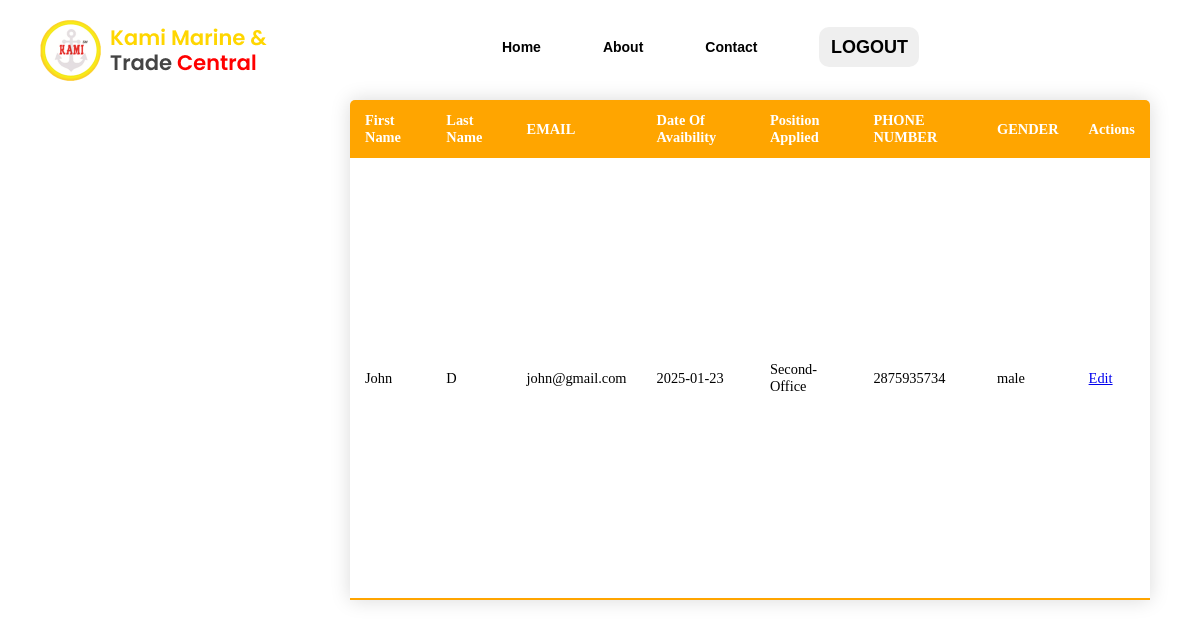
Screenshot of /profile.php (signed in) with the database file from the repository.
### tables this page shows
CREATE TABLE `users` (
  `user_id` int(11) NOT NULL,
  `FNAME` varchar(255) NOT NULL,
  `LNAME` varchar(255) NOT NULL,
  `EMAIL` varchar(255) NOT NULL,
  `date_available` date NOT NULL,
  `position_applied` varchar(255) NOT NULL,
  `PHONE_NUMBER` bigint(11) NOT NULL,
  `PASSWORD` varchar(255) NOT NULL,
  `GENDER` varchar(255) NOT NULL,
  `cv` varchar(255) NOT NULL
);

### profile.php (the view, shortened to what this page needs)
<!DOCTYPE html>
<html lang="en">
<head>
</head>
<body>
<?php
require_once('connection.php');
$query = "SELECT * FROM users WHERE EMAIL = ?";
$stmt = mysqli_prepare($con, $query);
$email = $_SESSION['email'];
mysqli_stmt_bind_param($stmt, "s", $email);
mysqli_stmt_execute($stmt);
$result = mysqli_stmt_get_result($stmt);
if ($result) {
    echo '<div class="hai">
            <div class="navbar">
                <div class="icon">
                    <a href="index.html" class="logo">
                    <img src="images/kmtc_logo_png.png" class="logo" alt=""></a>
                </div>
                <div class="menu">
                    <ul>
                        <li><a href="#">Home</a></li>
                        <li><a href="#">About</a></li>
                        <li><a href="#">Contact</a></li>
                        <li><button class="nn"><a href="index.php">LOGOUT</a></button></li>
                    </ul>
                </div>
            </div>
            <div>
                <div>
                    <table class="content-table">
                        <thead>
                            <tr>
                                <th>First Name</th>
                                <th>Last Name</th>
                                <th>EMAIL</th>
                                <th>Date Of Avaibility</th>
                                <th>Position Applied</th>
                                <th>PHONE NUMBER</th>
                                <th>GENDER</th>
                                <th>Actions</th>
                            </tr>
                        </thead>
                        <tbody>';
    while ($res = mysqli_fetch_array($result)) {
        echo '<tr class="active-row">
                <td>' . htmlspecialchars($res['FNAME']) . '</td>
                <td>' . htmlspecialchars($res['LNAME']) . '</td>
                <td>' . htmlspecialchars($res['EMAIL']) . '</td>
                <td>' . htmlspecialchars($res['date_available']) . '</td>
                <td>' . htmlspecialchars($res['position_applied']) . '</td>
                <td>' . htmlspecialchars($res['PHONE_NUMBER']) . '</td>
                <td>' . htmlspecialchars($res['GENDER']) . '</td>
                <td><a href="edit_user.php?email=' . urlencode($res['EMAIL']) . '">Edit</a></td>
              </tr>';
    }
    echo '</tbody></table></div></div></div></div>';
} else {
    echo "No users found.";
}
?>
</body>
</html>

### profile.php (style rules this page uses)
* { margin: 0; padding: 0; }
.hai { width: 100%; background-position: center; background-size: cover; height: 109vh; animation: infiniteScrollBg 50s linear infinite; }
.navbar { display: flex; gap: 20vw; width: 1200px; height: 75px; margin: auto; }
.icon { width:200px; float: left; height : 70px; }
.logo { color: #ff7200; font-size: 35px; font-family: Arial; padding-left: 20px; float:left; padding-top: 10px; }
.menu { width: 400px; float: left; height: 70px; }
ul { float: left; display: flex; justify-content: center; align-items: center; }
ul li { list-style: none; margin-left: 62px; margin-top: 27px; font-size: 14px; }
ul li a { text-decoration: none; color: black; font-family: Arial; font-weight: bold; transition: 0.4s ease-in-out; }
.content-table { border-collapse: collapse; font-size: 0.9em; min-width: 400px; border-radius: 5px 5px 0 0; overflow: hidden; box-shadow:0 0 20px rgba(0,0,0,0.15); margin-left : 350px ; margin-top: 25px; width: 800px; height: 500px; }
.content-table thead tr { background-color: orange; color: white; text-align: left; }
.content-table th, .content-table td { padding: 12px 15px; }
.content-table tbody tr { border-bottom: 1px solid #dddddd; }
.content-table tbody tr:last-of-type { border-bottom: 2px solid orange; }
.nn { width:100px; border:none; height: 40px; font-size: 18px; border-radius: 10px; cursor: pointer; color:white; transition: 0.4s ease; }
.nn a { text-decoration: none; color: black; font-weight: bold; }

### rows the page displays
users: FNAME "John", LNAME "D", EMAIL "john@gmail.com", date_available "2025-01-23", position_applied "Second-Office", PHONE_NUMBER "2875935734", GENDER "male"
